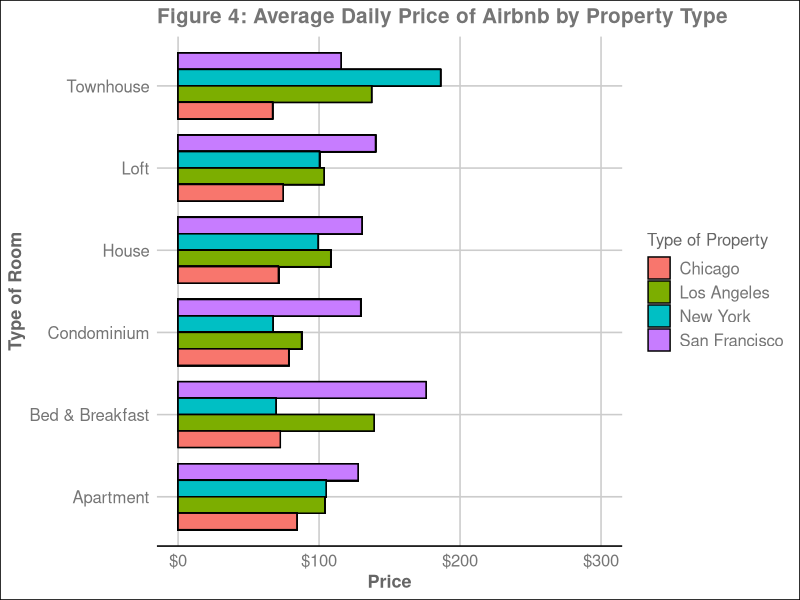

Write the R code that produced this figure.
library(ggplot2)
library(dplyr)
library(tidyr)
library(readr)
library(stringr)
library(scales)
library(ggthemes)
library(scales)


#property.type
citydf_1 = read_csv("updated_cleaned_four_cities.csv") %>% 
  group_by(City, Property.Type) %>% 
  mutate(dailyavg = mean(Price)) %>% 
  #filter property type so that it only contains the common properties among
  #all four cities
  filter(Property.Type %in% c("Townhouse", 
                              "Loft", 
                              "House", 
                              "Condominium", 
                              "Bed & Breakfast", 
                              "Apartment"))


#ggplot for property type
ggplot(citydf_1)+
  geom_bar(aes(x = Property.Type, 
               y = dailyavg, 
               fill = City), 
           color = "black",
           stat="identity", 
           position = position_dodge(), 
           width = 0.8) + 
  coord_flip() +
  scale_y_continuous(labels = dollar_format(prefix = "$"),
                     limits = c(0,300),
                     breaks = seq(0,300,100)) +
  labs(title = str_wrap("Figure 4: Average Daily Price of Airbnb by Property Type"),
       x = "Type of Room",
       y = "Price") +
  scale_fill_discrete(name = "Type of Property") +
  theme_gdocs() +
  theme(
    axis.title.x = element_text(size = 13, face = "bold"),
    axis.title.y = element_text(size = 13, face = "bold"),
    plot.title = element_text(size = 15, face = "bold")) 



  